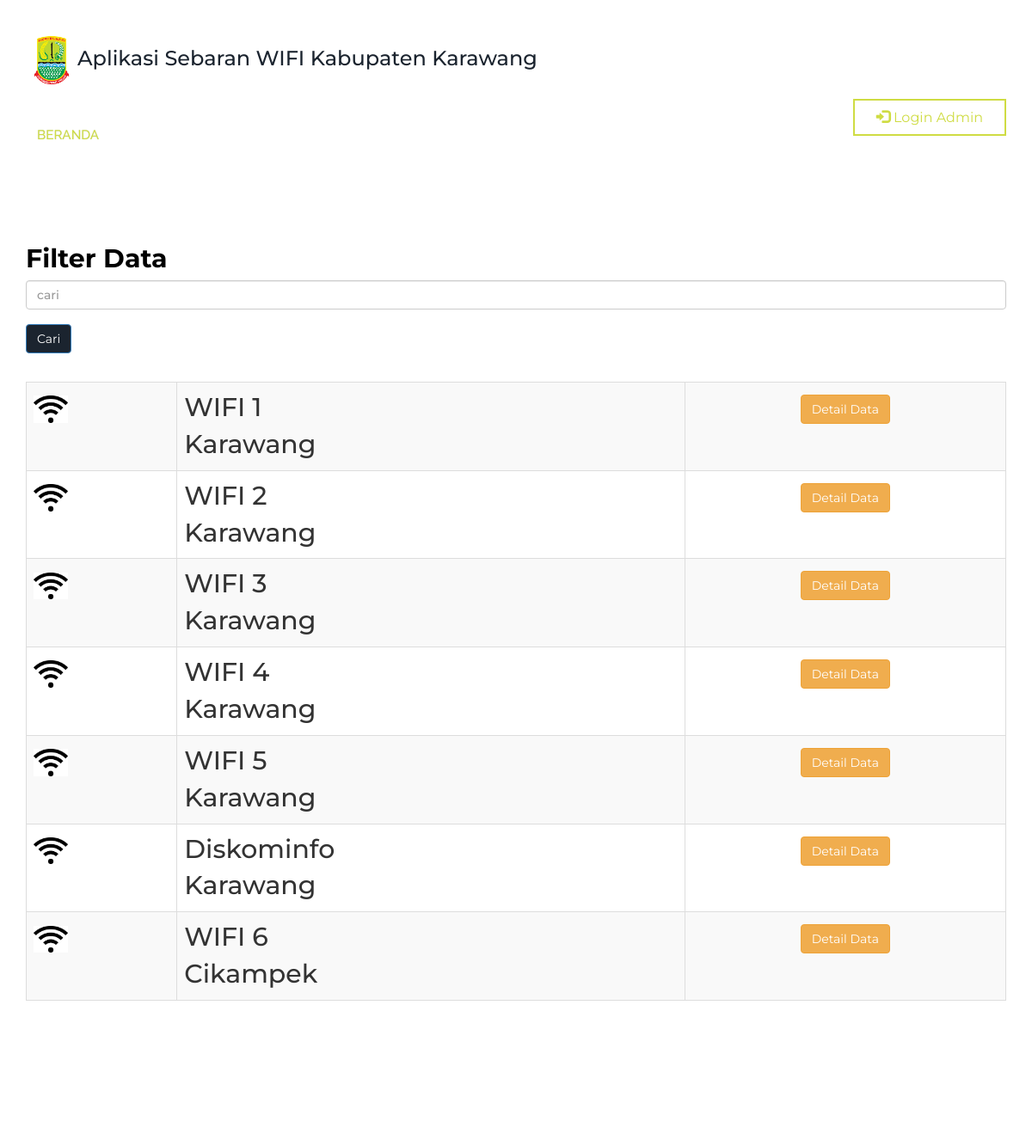
/welcome?pesan=belumlogin, run on the app's committed database.
### tables this page shows
CREATE TABLE `wifi` (
  `id` int(4) NOT NULL,
  `nama_wifi` varchar(50) NOT NULL,
  `lokasi` varchar(50) NOT NULL,
  `status` varchar(35) NOT NULL
);

### application/controllers/Welcome.php (called while the page is built, shortened)
<?php
class Welcome extends CI_Controller {
  function index(){
  	$data['wifi'] = $this->M_kursus->get_data('wifi')->result();
    $this->load->view('publik/header.php');
    $this->load->view('publik/index.php',$data);
    $this->load->view('publik/footer.php');
  }
}

### index.php (called while the page is built, shortened)
<?php
require_once BASEPATH.'core/CodeIgniter.php';

### application/models/M_kursus.php (called while the page is built, shortened)
<?php
class M_kursus extends CI_Model
{
  function get_data($table){
    return $this->db->get($table);
  }
 }

### application/views/publik/index.php (the view, shortened to what this page needs)
	<div class="welcome-bottom">
		<div class="container">
			<div class="welcome-bottom-banner">
				<h2 class="tittle"><!DOCTYPE html>
<html>
<head>
</head>
<body>
<html>
<head>
</head>
<form action="<?php echo base_url('welcome/cari_data')?>" action="GET">
        <div class="form-group">
          <label for="cari">Filter Data</label>
          <input type="text" class="form-control" id="cari" name="cari" placeholder="cari">
        </div>
        <input class="btn btn-primary" type="submit" value="Cari">
      </form><br>
<body>
<div class="table-responsive">
    <table id="example1" class="table table-bordered table-striped">
    <tbody>
      <?php
      foreach ($wifi as $a) {
      ?>
      <tr>
        <td><img src="<?php echo base_url(); ?>assets/images/w.png" width="40px"></td>
        <td><?php echo $a->nama_wifi ?><br>
        	<?php echo $a->lokasi ?>
        </td>
        <td nowrap="nowrap">
          <center><a class="btn btn-warning" href="<?php echo base_url().'Welcome/detail_wifi/'.$a->id; ?>"> Detail Data</a></center>
        </td>
      </tr>
    <?php } ?>
</table>
</body>
</html></h2>
				<div class="welcome-bottom-grids">
					<div class="welcome-bottom-grid-right">
						<div class="car-text">
					</div>
				</div>

### application/views/publik/header.php (shortened to what this page needs)
<!DOCTYPE HTML>
<html>
<head>
<link href="<?php echo base_url().'assets/css/bootstrap.css'?>" rel='stylesheet' type='text/css' />
<link href="<?php echo base_url().'assets/css/style.css'?>" rel='stylesheet' type='text/css' />
</head>
<body>
<div id="home" class="header">
		<div class="container">
	     <div class="header-top">
	        <div class="logo">
					<span><h3><a href="#"><img src="<?php echo base_url(); ?>assets/images/k.png" width="60px">Aplikasi Sebaran WIFI Kabupaten Karawang</span></h3>
				</div>
					<div class="clearfix"> </div>
					<div class="quate">
									 <?php if ( ! $this->session->userdata('nama_agt') ): ?>
                 <a href="<?= base_url(); ?>login"><span class="glyphicon glyphicon-log-in"></span> Login Admin</a>
            <?php else: ?>
                    <a href="<?= base_url() ?>member/logout"><span class="glyphicon glyphicon-log-out"></span> Keluar</a>
            <?php endif ?>
								</div>
				    <div class="top-menu">
							<ul class="cl-effect-16">
								<li><a class="active" href="<?php echo base_url().'welcome' ?>" data-hover="HOME">Beranda</a></li>
							</ul>
						</div>
			<div class="clearfix"> </div>
        </div>
		</div>
	</div>

### assets/css/style.css (style rules this page uses)
html, body { font-family: 'Raleway', sans-serif; font-size: 100%; background: #fff; }
body a,.grid_1,plan_1,plan_1.one,plan_1.two,i.icon1, i.icon2, i.icon3, i.icon4, i.icon5, i.icon6 { transition:0.5s all; -webkit-transition:0.5s all; -moz-transition:0.5s all; -o-transition:0.5s all; -ms-transition:0.5s all; }
input[type="button"],input[type="submit"],.port-grid ,.text p,.text h3 { transition:0.5s all; -webkit-transition:0.5s all; -moz-transition:0.5s all; -o-transition:0.5s all; -ms-transition:0.5s all; }
h1,h2,h3,h4,h5,h6 { margin:0; font-family: 'Montserrat', sans-serif; }
ul { margin:0; padding:0; }
label { margin: 0; font-size: 1em; color: #000; margin-bottom: 0.3em; }
.header-top { padding: 1.6em 0; position: relative; }
.logo { float: left; padding-top: 0.3em; }
.logo a { display:block; }
.quate { float: right; margin-top: 1em; }
.quate a { background: none; font-size: 16px; color:#CFDC43; padding: 10px 25px; text-decoration: none; border: 2px solid #CFDC43; font-family: 'Montserrat', sans-serif; }
.quate a:before { background:#CFDC43!important; color:#fff!important; }
.top-menu { margin-top: 2.2em; }
.top-menu ul li { display: inline-block; margin: 0 13px; color: #fff; font-weight: 700; vertical-align: top; }
.cl-effect-16 a { color: #6f8686; text-shadow: 0 0 1px rgba(111,134,134,0.3); }
.cl-effect-16 a::before { color:#CFDC43; content: attr(data-hover); position: absolute; opacity: 0; text-shadow: 0 0 1px rgba(255,255,255,0.3); -webkit-transform: scale(1.1) translateX(10px) translateY(-10px) rotate(4deg); -moz-transform: scale(1.1) translateX(10px) translateY(-10px) rotate(4deg); transform: scale(1.1) translateX(10px) translateY(-10px) rotate(4deg); -webkit-transition: -webkit-transform 0.3s, opacity 0.3s; -moz-transition: -moz-transform 0.3s, opacity 0.3s; transition: transform 0.3s, opacity 0.3s; pointer-events: none; }
.top-menu ul li a { text-decoration: none; color:#333; font-size: 0.95em; font-weight:500; text-transform: uppercase; padding:0; background:none; margin: 0 auto; font-family: 'Raleway', sans-serif; }
.top-menu ul li a:hover,.top-menu ul li a.active { color:#CFDC43; }
.top-menu { float: left; }
.welcome,.welcome-bottom { padding:5em 0; }
.welcome-bottom-grids { margin:3em 0 0; }
.welcome-bottom-grid-right { float:right; width:50%; }
.car-text { padding: 2em 2em; text-align: left; }
.grid_5 h1, h2, h3, h4, h5, h6 { padding: 10px 0; }

### data on the page
wifi: nama_wifi "WIFI 1", lokasi "Karawang"
wifi: nama_wifi "WIFI 2", lokasi "Karawang"
wifi: nama_wifi "WIFI 3", lokasi "Karawang"
wifi: nama_wifi "WIFI 4", lokasi "Karawang"
wifi: nama_wifi "WIFI 5", lokasi "Karawang"
wifi: nama_wifi "Diskominfo", lokasi "Karawang"
wifi: nama_wifi "WIFI 6", lokasi "Cikampek"
